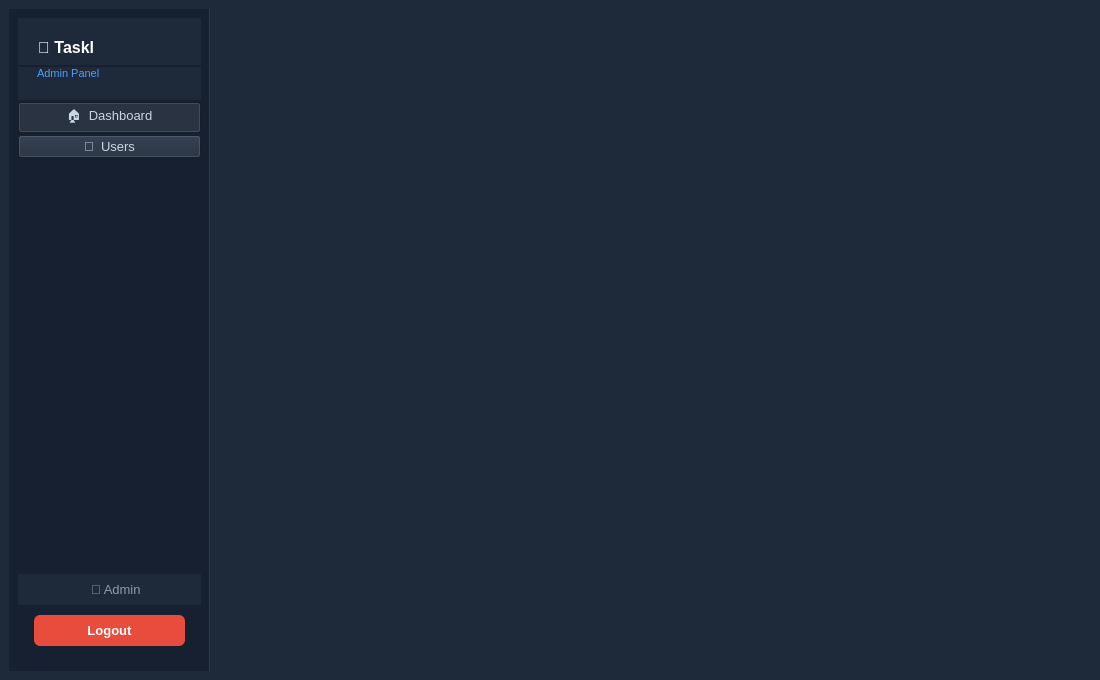
<?xml version="1.0" encoding="UTF-8"?>
<ui version="4.0">
 <class>AdminDashboard</class>
 <widget class="QMainWindow" name="AdminDashboard">
  <property name="geometry">
   <rect>
    <x>0</x>
    <y>0</y>
    <width>1100</width>
    <height>680</height>
   </rect>
  </property>
  <property name="windowTitle">
   <string>Admin Dashboard – Payroll System</string>
  </property>
  <property name="styleSheet">
   <string>
    QMainWindow,QWidget { background-color: #1e2a3a; color: #c8d6e5; font-size: 13px; }
    QFrame#sidebar {
      background-color: #162031;
      border-right: 1px solid #2a3d55;
      min-width: 200px; max-width: 200px;
    }
    QLabel#appTitle { color:#ffffff; font-size:16px; font-weight:bold; padding:20px 16px 8px 16px; }
    QLabel#appSub   { color:#4a9eff; font-size:11px; padding:0 16px 20px 16px; }
    QPushButton.navBtn {
      background: transparent; color: #8a9bb0;
      border: none; border-radius: 6px;
      text-align: left; padding: 10px 16px;
      font-size: 13px;
    }
    QPushButton.navBtn:hover  { background:#1e2a3a; color:#ffffff; }
    QPushButton.navBtn:checked{ background:#4a9eff20; color:#4a9eff; border-left:3px solid #4a9eff; }
    QStackedWidget { background:#1e2a3a; }
    QFrame.card {
      background:#253447; border-radius:10px; padding:16px;
    }
    QLabel.cardValue { color:#ffffff; font-size:26px; font-weight:bold; }
    QLabel.cardTitle { color:#8a9bb0; font-size:12px; }
    QTableWidget {
      background:#253447; border:none; border-radius:8px;
      gridline-color:#2a3d55; color:#c8d6e5;
    }
    QTableWidget::item:selected { background:#4a9eff30; color:#ffffff; }
    QHeaderView::section { background:#1e2a3a; color:#8a9bb0; padding:8px; border:none; border-bottom:1px solid #2a3d55; }
    QPushButton#btnLogout {
      background:#e74c3c; color:#ffffff; border:none;
      border-radius:6px; padding:8px 16px; font-weight:bold;
    }
    QPushButton#btnLogout:hover { background:#c0392b; color:#ffffff; }
   </string>
  </property>
  <widget class="QWidget" name="centralwidget">
   <layout class="QHBoxLayout" name="mainLayout">
    <property name="spacing">
     <number>0</number>
    </property>
    <property name="contentsMargins" stdset="0">
     <number>0</number>
    </property>
    <item>
     <widget class="QFrame" name="sidebar">
      <layout class="QVBoxLayout" name="sideLayout">
       <property name="spacing">
        <number>2</number>
       </property>
       <property name="contentsMargins" stdset="0">
        <number>0</number>
       </property>
       <item>
        <widget class="QLabel" name="appTitle">
         <property name="text">
          <string>💼 Taskl</string>
         </property>
        </widget>
       </item>
       <item>
        <widget class="QLabel" name="appSub">
         <property name="text">
          <string>Admin Panel</string>
         </property>
        </widget>
       </item>
       <item>
        <widget class="QPushButton" name="btnNavDash">
         <property name="text">
          <string>🏠  Dashboard</string>
         </property>
         <property name="checkable">
          <bool>true</bool>
         </property>
         <property name="checked">
          <bool>true</bool>
         </property>
        </widget>
       </item>
       <item>
        <widget class="QPushButton" name="btnNavUsers">
         <property name="text">
          <string>👥  Users</string>
         </property>
         <property name="checkable">
          <bool>true</bool>
         </property>
        </widget>
       </item>
       <item>
        <spacer>
         <property name="orientation">
          <enum>Qt::Vertical</enum>
         </property>
         <property name="sizeHint" stdset="0">
          <size>
           <width>0</width>
           <height>0</height>
          </size>
         </property>
        </spacer>
       </item>
       <item>
        <widget class="QLabel" name="lblUser">
         <property name="styleSheet">
          <string>color:#8a9bb0; padding:8px 16px;</string>
         </property>
         <property name="text">
          <string>               👤 Admin</string>
         </property>
        </widget>
       </item>
       <item>
        <widget class="QPushButton" name="btnLogout">
         <property name="styleSheet">
          <string>margin:8px 16px 16px 16px; background-color:#e74c3c; color:#ffffff; border:none; border-radius:6px; font-weight:bold; font-size:13px;</string>
         </property>
         <property name="text">
          <string>Logout</string>
         </property>
        </widget>
       </item>
      </layout>
     </widget>
    </item>
    <item>
     <widget class="QStackedWidget" name="stackedWidget">
      <property name="currentIndex">
       <number>1</number>
      </property>
      <widget class="QWidget" name="pageDash">
       <layout class="QVBoxLayout">
        <property name="contentsMargins" stdset="0">
         <number>24</number>
        </property>
        <item>
         <widget class="QLabel" name="lblDashTitle">
          <property name="styleSheet">
           <string>font-size:20px;font-weight:bold;color:#fff;</string>
          </property>
          <property name="text">
           <string>Dashboard Overview</string>
          </property>
         </widget>
        </item>
        <item>
         <layout class="QHBoxLayout" name="statsRow">
          <item>
           <widget class="QFrame" name="cardEmp">
            <property name="frameShape">
             <enum>QFrame::StyledPanel</enum>
            </property>
            <layout class="QVBoxLayout">
             <item>
              <widget class="QLabel" name="valEmp">
               <property name="styleSheet">
                <string>color:#4a9eff;font-size:28px;font-weight:bold;</string>
               </property>
               <property name="text">
                <string>0</string>
               </property>
              </widget>
             </item>
             <item>
              <widget class="QLabel" name="label">
               <property name="styleSheet">
                <string>color:#8a9bb0;</string>
               </property>
               <property name="text">
                <string>Total Users</string>
               </property>
              </widget>
             </item>
            </layout>
           </widget>
          </item>
         </layout>
        </item>
        <item>
         <widget class="QTableWidget" name="tblRecentUsers">
          <property name="editTriggers">
           <set>QAbstractItemView::NoEditTriggers</set>
          </property>
          <property name="alternatingRowColors">
           <bool>true</bool>
          </property>
          <property name="selectionBehavior">
           <enum>QAbstractItemView::SelectRows</enum>
          </property>
          <property name="columnCount">
           <number>5</number>
          </property>
          <property name="horizontalHeaderLabels" stdset="0">
           <stringlist>
            <string>Employee ID</string>
            <string>Name</string>
            <string>Month/Year</string>
            <string>Net Pay</string>
            <string>Generated On</string>
           </stringlist>
          </property>
          <column/>
          <column/>
          <column/>
          <column/>
          <column/>
         </widget>
        </item>
       </layout>
      </widget>
      <widget class="QWidget" name="pageUsers"/>
     </widget>
    </item>
   </layout>
  </widget>
 </widget>
 <resources/>
 <connections/>
</ui>
